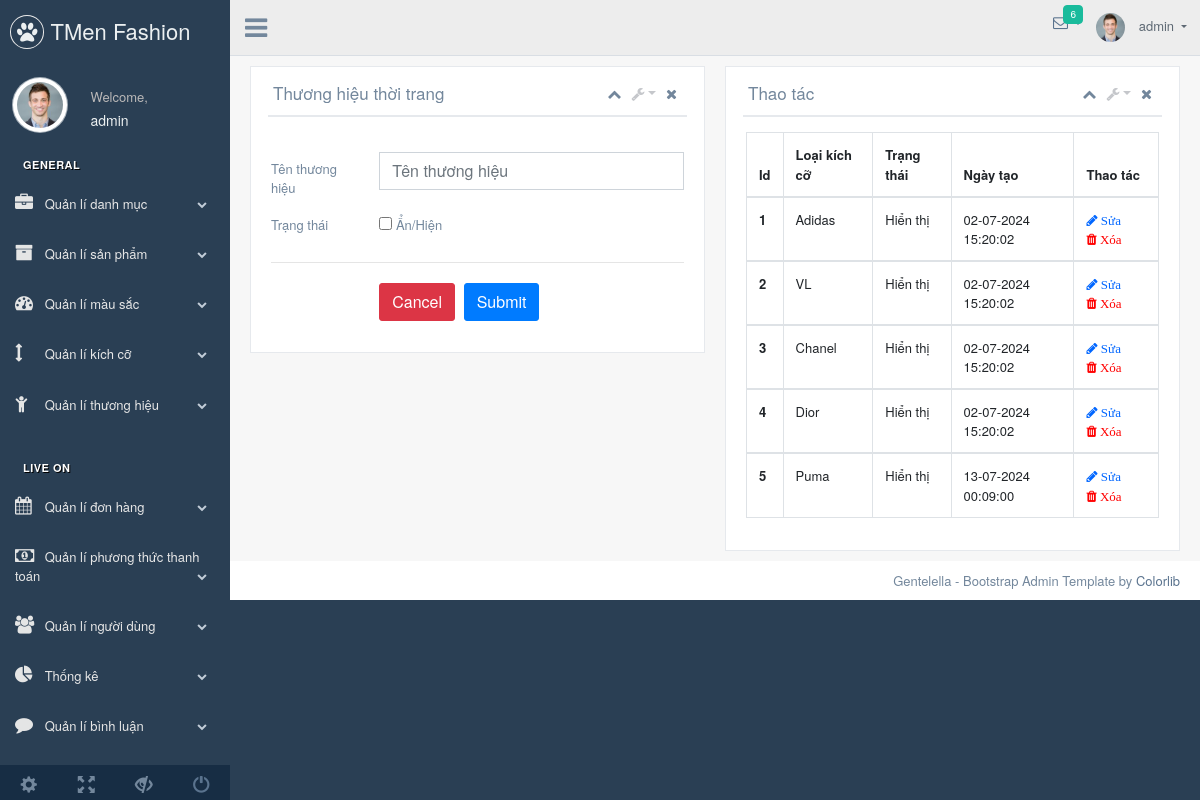
/admin/index.php?page=factory (signed in), run on an earlier commit of the app's database.
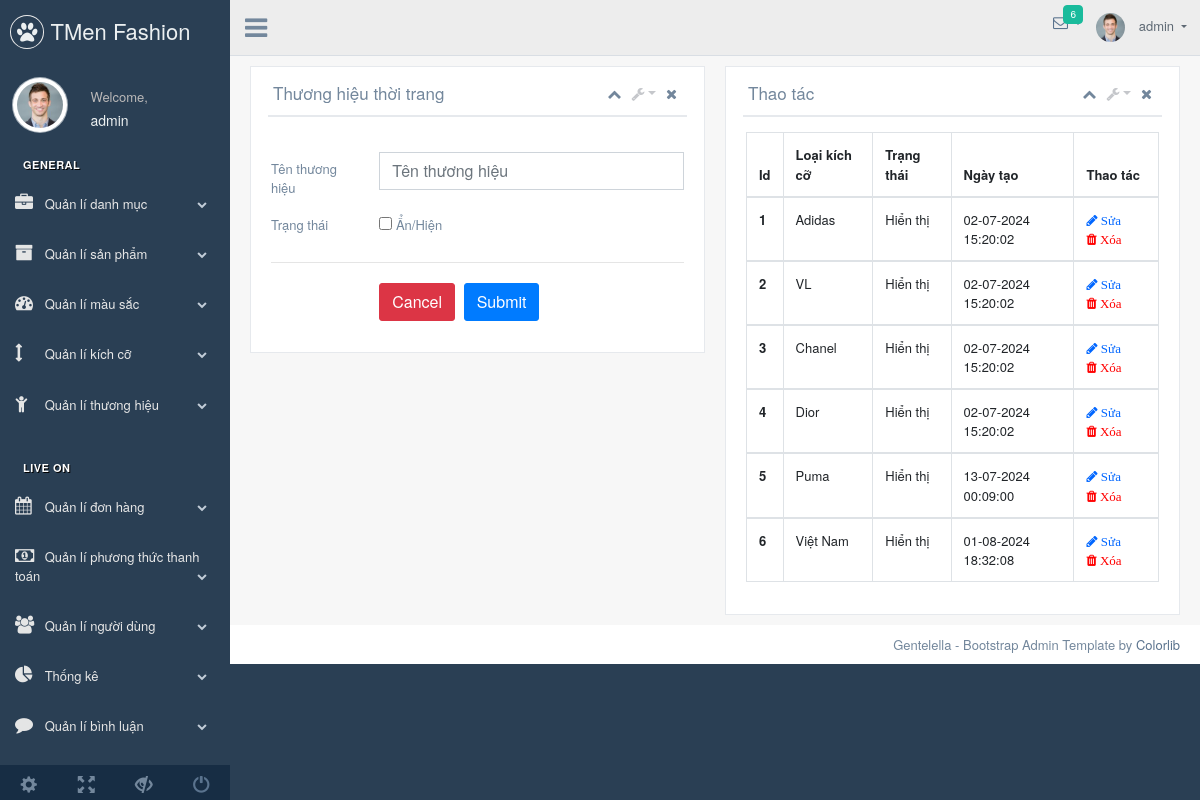
And on a later commit of the database.
### tables this page shows
CREATE TABLE `factory` (
  `fac_id` int NOT NULL,
  `fac_name` varchar(100) NOT NULL,
  `status` tinyint(1) DEFAULT NULL,
  `date_create` datetime DEFAULT NULL
);

### admin/modules/factory.php (the view, shortened to what this page needs)
<div class="col-md-6">
    <div class="x_panel">
        <div class="x_title">
            <h2>Thương hiệu thời trang </h2>
            <ul class="nav navbar-right panel_toolbox">
                <li><a class="collapse-link"><i class="fa fa-chevron-up"></i></a>
                </li>
                <li class="dropdown">
                    <a href="#" class="dropdown-toggle" data-toggle="dropdown" role="button" aria-expanded="false"><i class="fa fa-wrench"></i></a>
                </li>
                <li><a class="close-link"><i class="fa fa-close"></i></a>
                </li>
            </ul>
            <div class="clearfix"></div>
        </div>
        <div class="x_content">
            <br>
            <?php
            $fac_name = "";
            $status = false;
            ?>
            <form class="form-label-left input_mask" method="post">
                <div class="form-group row">
                    <label class="col-form-label col-md-3 col-sm-3 ">Tên thương hiệu</label>
                    <div class="col-md-9 col-sm-9 ">
                        <input type="text" class="form-control" value="<?php echo $fac_name; ?>" name="fac_name" id="fac_name" placeholder="Tên thương hiệu">
                    </div>
                </div>
                <div class="form-group row">
                    <label class="col-md-3 col-sm-3  control-label">Trạng thái</label>
                    <div class="col-md-9 col-sm-9 ">
                        <div class="checkbox">
                            <label>
                                <input type="checkbox" value="1" <?php echo ($status) ? "checked" : "" ?> name="status" id="status"> Ẩn/Hiện
                            </label>
                        </div>
                    </div>
                </div>
                <div class="ln_solid"></div>
                <div class="form-group row">
                    <div class="col-md-9 col-sm-9  offset-md-3">
                        <a href="index.php?page=factory"><button type="button" class="btn btn-danger">Cancel</button></a>
                        <button type="submit" class="btn btn-primary" name="addNew">Submit</button>
                    </div>
                </div>
            </form>
        </div>
    </div>
</div>
<div class="col-md-6">
    <div class="x_panel">
        <div class="x_title">
            <h2>Thao tác</h2>
            <ul class="nav navbar-right panel_toolbox">
                <li><a class="collapse-link"><i class="fa fa-chevron-up"></i></a>
                </li>
                <li class="dropdown">
                    <a href="#" class="dropdown-toggle" data-toggle="dropdown" role="button" aria-expanded="false"><i class="fa fa-wrench"></i></a>
                </li>
                <li><a class="close-link"><i class="fa fa-close"></i></a>
                </li>
            </ul>
            <div class="clearfix"></div>
        </div>
        <div class="x_content">
            <table class="table table-bordered">
                <thead>
                    <tr>
                        <th>Id</th>
                        <th>Loại kích cỡ</th>
                        <th>Trạng thái</th>
                        <th>Ngày tạo</th>
                        <th>Thao tác</th>
                    </tr>
                </thead>
                <?php
                $sql = "SELECT * FROM factory";
                $result = mysqli_query($conn, $sql) or die("Lỗi truy vấn dữ liệu");
                if (mysqli_num_rows($result) > 0) {
                    $i = 0;
                    while ($row = mysqli_fetch_assoc($result)) {
                        $i++;
                ?>
                        <tbody>
                            <tr>
                                <th scope="row"><?php echo $i; ?></th>
                                <td><?php echo $row["fac_name"]; ?></td>
                                <td><?php echo ($row["status"] ? "Hiển thị" : "Ẩn") ?></td>
                                <td><?php echo date("d-m-Y H:i:s", strtotime($row["date_create"])) ?></td>
                                <td>
                                    <a href="index.php?page=factory&id=<?php echo $row["fac_id"] ?>&edit=1">
                                        <i class="fa fa-pencil" style="color:#0066FF"> Sửa </i></a>
                                    <a href="index.php?page=factory&id=<?php echo $row["fac_id"] ?>&del=1" onclick="return confirm('Bạn có muốn xóa không?');"><i class="fa fa-trash" style="color:red"> Xóa </i></a>
                                </td>
                            </tr>
                    <?php
                    }
                }
                    ?>
                        </tbody>
            </table>
        </div>
    </div>
</div>

What changed in the data, as far as the page shows it:
added factory: fac_name "Việt Nam", status "Hiển thị", date_create "01-08-2024 18:32:08"
